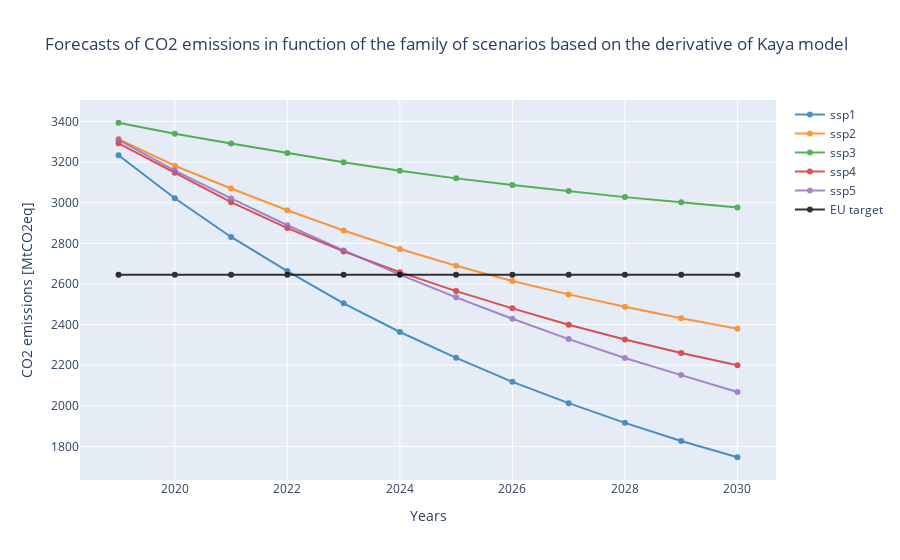
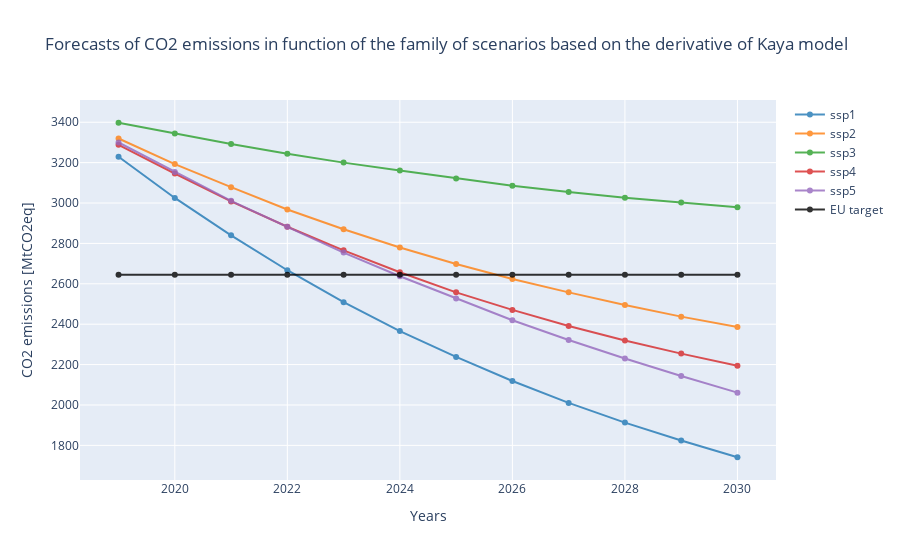
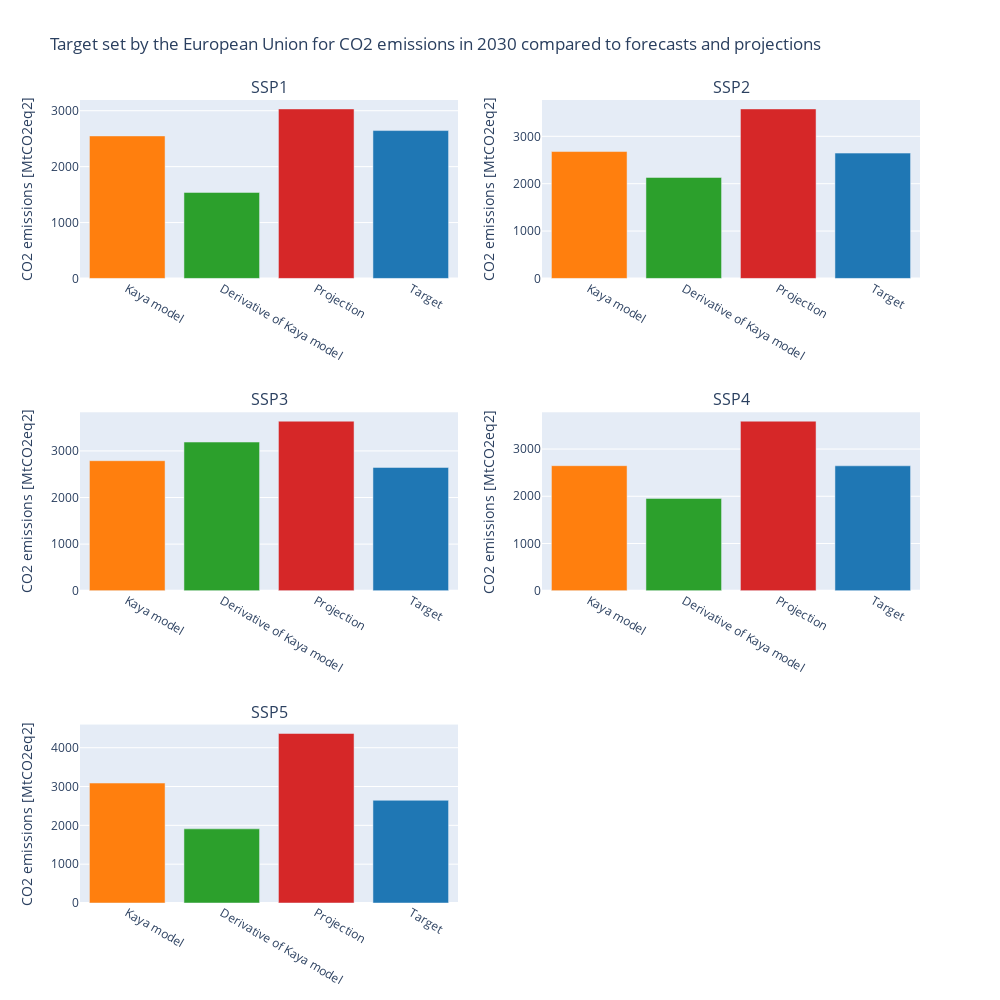

Notebook source saved alongside these figures, in order:
### Code cell
samples = 1000
# Normal and triangular distribution give the same results.
emi_kaya_triangular = get_carbon_emissions(samples=samples, distri='triangular', show=False)
emi_kaya_normal = get_carbon_emissions(samples=samples, distri='normal', show=False)
emi_kaya_rates_normal = get_carbon_emissions(samples=samples, distri='normal', file_rates=file_rates,
                                             show=True)
emi_kaya_rates_triangualr = get_carbon_emissions(samples=samples, distri='triangular', file_rates=file_rates,
                                                 show=True)
real_proj = show_real_projections(file_real_proj, show=False)
show_goals([emi_kaya_normal, emi_kaya_rates, real_proj],
           name = ['Kaya model', 'Derivative of Kaya model', 'Projection', 'Target'], show=True)



### beacoup trop dans la descente !!!!!!!! pas assez d augmentation

### Figure 1 — Plotly figure (JSON) as saved in the notebook; plotly's stock layout.template omitted (floating-point values rounded to 4 significant figures)
{"data": [{"line": {"color": "#1f77b4"}, "name": "ssp1", "opacity": 0.8, "type": "scatter", "x": [2019, 2020, 2021, 2022, 2023, 2024, 2025, 2026, 2027, 2028, 2029, 2030], "y": [3234.0, 3022.0, 2831.0, 2663.0, 2504.0, 2363.0, 2236.0, 2118.0, 2013.0, 1916.0, 1827.0, 1747.0]}, {"line": {"color": "#ff7f0e"}, "name": "ssp2", "opacity": 0.8, "type": "scatter", "x": [2019, 2020, 2021, 2022, 2023, 2024, 2025, 2026, 2027, 2028, 2029, 2030], "y": [3313.0, 3182.0, 3070.0, 2963.0, 2863.0, 2772.0, 2690.0, 2615.0, 2549.0, 2488.0, 2432.0, 2379.0]}, {"line": {"color": "#2ca02c"}, "name": "ssp3", "opacity": 0.8, "type": "scatter", "x": [2019, 2020, 2021, 2022, 2023, 2024, 2025, 2026, 2027, 2028, 2029, 2030], "y": [3394.0, 3340.0, 3292.0, 3245.0, 3199.0, 3158.0, 3120.0, 3088.0, 3058.0, 3028.0, 3002.0, 2977.0]}, {"line": {"color": "#d62728"}, "name": "ssp4", "opacity": 0.8, "type": "scatter", "x": [2019, 2020, 2021, 2022, 2023, 2024, 2025, 2026, 2027, 2028, 2029, 2030], "y": [3293.0, 3148.0, 3003.0, 2875.0, 2760.0, 2658.0, 2565.0, 2480.0, 2399.0, 2327.0, 2260.0, 2200.0]}, {"line": {"color": "#9467bd"}, "name": "ssp5", "opacity": 0.8, "type": "scatter", "x": [2019, 2020, 2021, 2022, 2023, 2024, 2025, 2026, 2027, 2028, 2029, 2030], "y": [3310.0, 3158.0, 3021.0, 2889.0, 2765.0, 2646.0, 2534.0, 2428.0, 2329.0, 2236.0, 2151.0, 2068.0]}, {"line": {"color": "Black"}, "name": "EU target", "opacity": 0.8, "type": "scatter", "x": [2019, 2020, 2021, 2022, 2023, 2024, 2025, 2026, 2027, 2028, 2029, 2030], "y": [2645.0, 2645.0, 2645.0, 2645.0, 2645.0, 2645.0, 2645.0, 2645.0, 2645.0, 2645.0, 2645.0, 2645.0]}], "layout": {"title": {"text": "Forecasts of CO2 emissions in function of the family of scenarios based on the derivative of Kaya model"}, "xaxis": {"title": {"text": "Years"}}, "yaxis": {"title": {"text": "CO2 emissions [MtCO2eq]"}}}}

### Figure 2 — Plotly figure (JSON) as saved in the notebook; plotly's stock layout.template omitted (floating-point values rounded to 4 significant figures)
{"data": [{"line": {"color": "#1f77b4"}, "name": "ssp1", "opacity": 0.8, "type": "scatter", "x": [2019, 2020, 2021, 2022, 2023, 2024, 2025, 2026, 2027, 2028, 2029, 2030], "y": [3229.0, 3025.0, 2840.0, 2667.0, 2509.0, 2366.0, 2238.0, 2119.0, 2010.0, 1913.0, 1824.0, 1741.0]}, {"line": {"color": "#ff7f0e"}, "name": "ssp2", "opacity": 0.8, "type": "scatter", "x": [2019, 2020, 2021, 2022, 2023, 2024, 2025, 2026, 2027, 2028, 2029, 2030], "y": [3320.0, 3193.0, 3078.0, 2968.0, 2870.0, 2780.0, 2698.0, 2624.0, 2558.0, 2495.0, 2437.0, 2386.0]}, {"line": {"color": "#2ca02c"}, "name": "ssp3", "opacity": 0.8, "type": "scatter", "x": [2019, 2020, 2021, 2022, 2023, 2024, 2025, 2026, 2027, 2028, 2029, 2030], "y": [3398.0, 3344.0, 3292.0, 3244.0, 3200.0, 3161.0, 3122.0, 3086.0, 3054.0, 3026.0, 3002.0, 2979.0]}, {"line": {"color": "#d62728"}, "name": "ssp4", "opacity": 0.8, "type": "scatter", "x": [2019, 2020, 2021, 2022, 2023, 2024, 2025, 2026, 2027, 2028, 2029, 2030], "y": [3288.0, 3146.0, 3008.0, 2882.0, 2766.0, 2657.0, 2558.0, 2471.0, 2391.0, 2319.0, 2254.0, 2194.0]}, {"line": {"color": "#9467bd"}, "name": "ssp5", "opacity": 0.8, "type": "scatter", "x": [2019, 2020, 2021, 2022, 2023, 2024, 2025, 2026, 2027, 2028, 2029, 2030], "y": [3300.0, 3154.0, 3011.0, 2882.0, 2755.0, 2638.0, 2527.0, 2420.0, 2322.0, 2230.0, 2143.0, 2061.0]}, {"line": {"color": "Black"}, "name": "EU target", "opacity": 0.8, "type": "scatter", "x": [2019, 2020, 2021, 2022, 2023, 2024, 2025, 2026, 2027, 2028, 2029, 2030], "y": [2645.0, 2645.0, 2645.0, 2645.0, 2645.0, 2645.0, 2645.0, 2645.0, 2645.0, 2645.0, 2645.0, 2645.0]}], "layout": {"title": {"text": "Forecasts of CO2 emissions in function of the family of scenarios based on the derivative of Kaya model"}, "xaxis": {"title": {"text": "Years"}}, "yaxis": {"title": {"text": "CO2 emissions [MtCO2eq]"}}}}

### Figure 3 — Plotly figure (JSON) as saved in the notebook; plotly's stock layout.template omitted (floating-point values rounded to 4 significant figures)
{"data": [{"marker": {"color": ["#ff7f0e", "#2ca02c", "#d62728", "#1f77b4"]}, "textposition": "auto", "type": "bar", "x": ["Kaya model", "Derivative of Kaya model", "Projection", "Target"], "xaxis": "x", "y": [2549.0, 1539.0, 3032.0, 2645.0], "yaxis": "y"}, {"marker": {"color": ["#ff7f0e", "#2ca02c", "#d62728", "#1f77b4"]}, "textposition": "auto", "type": "bar", "x": ["Kaya model", "Derivative of Kaya model", "Projection", "Target"], "xaxis": "x2", "y": [2678.0, 2132.0, 3578.0, 2645.0], "yaxis": "y2"}, {"marker": {"color": ["#ff7f0e", "#2ca02c", "#d62728", "#1f77b4"]}, "textposition": "auto", "type": "bar", "x": ["Kaya model", "Derivative of Kaya model", "Projection", "Target"], "xaxis": "x3", "y": [2790.0, 3190.0, 3637.0, 2645.0], "yaxis": "y3"}, {"marker": {"color": ["#ff7f0e", "#2ca02c", "#d62728", "#1f77b4"]}, "textposition": "auto", "type": "bar", "x": ["Kaya model", "Derivative of Kaya model", "Projection", "Target"], "xaxis": "x4", "y": [2648.0, 1955.0, 3590.0, 2645.0], "yaxis": "y4"}, {"marker": {"color": ["#ff7f0e", "#2ca02c", "#d62728", "#1f77b4"]}, "textposition": "auto", "type": "bar", "x": ["Kaya model", "Derivative of Kaya model", "Projection", "Target"], "xaxis": "x5", "y": [3089.0, 1910.0, 4366.0, 2645.0], "yaxis": "y5"}], "layout": {"annotations": [{"font": {"size": 16}, "showarrow": false, "text": "SSP1", "x": 0.225, "xanchor": "center", "xref": "paper", "y": 1, "yanchor": "bottom", "yref": "paper"}, {"font": {"size": 16}, "showarrow": false, "text": "SSP2", "x": 0.775, "xanchor": "center", "xref": "paper", "y": 1, "yanchor": "bottom", "yref": "paper"}, {"font": {"size": 16}, "showarrow": false, "text": "SSP3", "x": 0.225, "xanchor": "center", "xref": "paper", "y": 0.6111, "yanchor": "bottom", "yref": "paper"}, {"font": {"size": 16}, "showarrow": false, "text": "SSP4", "x": 0.775, "xanchor": "center", "xref": "paper", "y": 0.6111, "yanchor": "bottom", "yref": "paper"}, {"font": {"size": 16}, "showarrow": false, "text": "SSP5", "x": 0.225, "xanchor": "center", "xref": "paper", "y": 0.2222, "yanchor": "bottom", "yref": "paper"}], "height": 1000, "legend": {"orientation": "h"}, "showlegend": false, "title": {"text": "Target set by the European Union for CO2 emissions in 2030 compared to forecasts and projections"}, "width": 1000, "xaxis": {"anchor": "y", "domain": [0, 0.45]}, "xaxis2": {"anchor": "y2", "domain": [0.55, 1]}, "xaxis3": {"anchor": "y3", "domain": [0, 0.45]}, "xaxis4": {"anchor": "y4", "domain": [0.55, 1]}, "xaxis5": {"anchor": "y5", "domain": [0, 0.45]}, "xaxis6": {"anchor": "y6", "domain": [0.55, 1]}, "yaxis": {"anchor": "x", "domain": [0.7778, 1], "title": {"text": "CO2 emissions [MtCO2eq2]"}}, "yaxis2": {"anchor": "x2", "domain": [0.7778, 1], "title": {"text": "CO2 emissions [MtCO2eq2]"}}, "yaxis3": {"anchor": "x3", "domain": [0.3889, 0.6111], "title": {"text": "CO2 emissions [MtCO2eq2]"}}, "yaxis4": {"anchor": "x4", "domain": [0.3889, 0.6111], "title": {"text": "CO2 emissions [MtCO2eq2]"}}, "yaxis5": {"anchor": "x5", "domain": [0, 0.2222], "title": {"text": "CO2 emissions [MtCO2eq2]"}}, "yaxis6": {"anchor": "x6", "domain": [0, 0.2222]}}}
